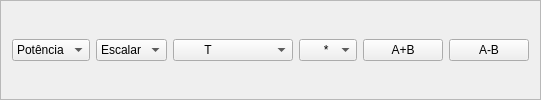
     <widget class="QFrame" name="frame">
      <property name="frameShape">
       <enum>QFrame::StyledPanel</enum>
      </property>
      <property name="frameShadow">
       <enum>QFrame::Raised</enum>
      </property>
      <layout class="QHBoxLayout" name="horizontalLayout">
       <item>
        <widget class="QComboBox" name="potencia">
         <item>
          <property name="text">
           <string>Potência</string>
          </property>
         </item>
         <item>
          <property name="text">
           <string>--&gt; A^K</string>
          </property>
         </item>
         <item>
          <property name="text">
           <string>--&gt; B^K</string>
          </property>
         </item>
        </widget>
       </item>
       <item>
        <widget class="QComboBox" name="Escalar">
         <item>
          <property name="text">
           <string>Escalar</string>
          </property>
         </item>
         <item>
          <property name="text">
           <string>--&gt; A*K</string>
          </property>
         </item>
         <item>
          <property name="text">
           <string>--&gt; B*K</string>
          </property>
         </item>
        </widget>
       </item>
       <item>
        <widget class="QComboBox" name="transopsta">
         <item>
          <property name="text">
           <string>        T</string>
          </property>
         </item>
         <item>
          <property name="text">
           <string>--&gt; A Transposta</string>
          </property>
         </item>
         <item>
          <property name="text">
           <string>--&gt; B Transposta</string>
          </property>
         </item>
        </widget>
       </item>
       <item>
        <widget class="QComboBox" name="multiplicacao">
         <property name="enabled">
          <bool>true</bool>
         </property>
         <item>
          <property name="text">
           <string>      *</string>
          </property>
         </item>
         <item>
          <property name="text">
           <string>- A*B</string>
          </property>
         </item>
         <item>
          <property name="text">
           <string>- B*A</string>
          </property>
         </item>
        </widget>
       </item>
       <item>
        <widget class="QPushButton" name="soma">
         <property name="text">
          <string>A+B</string>
         </property>
        </widget>
       </item>
       <item>
        <widget class="QPushButton" name="subtracao">
         <property name="text">
          <string>A-B</string>
         </property>
        </widget>
       </item>
      </layout>
     </widget>
